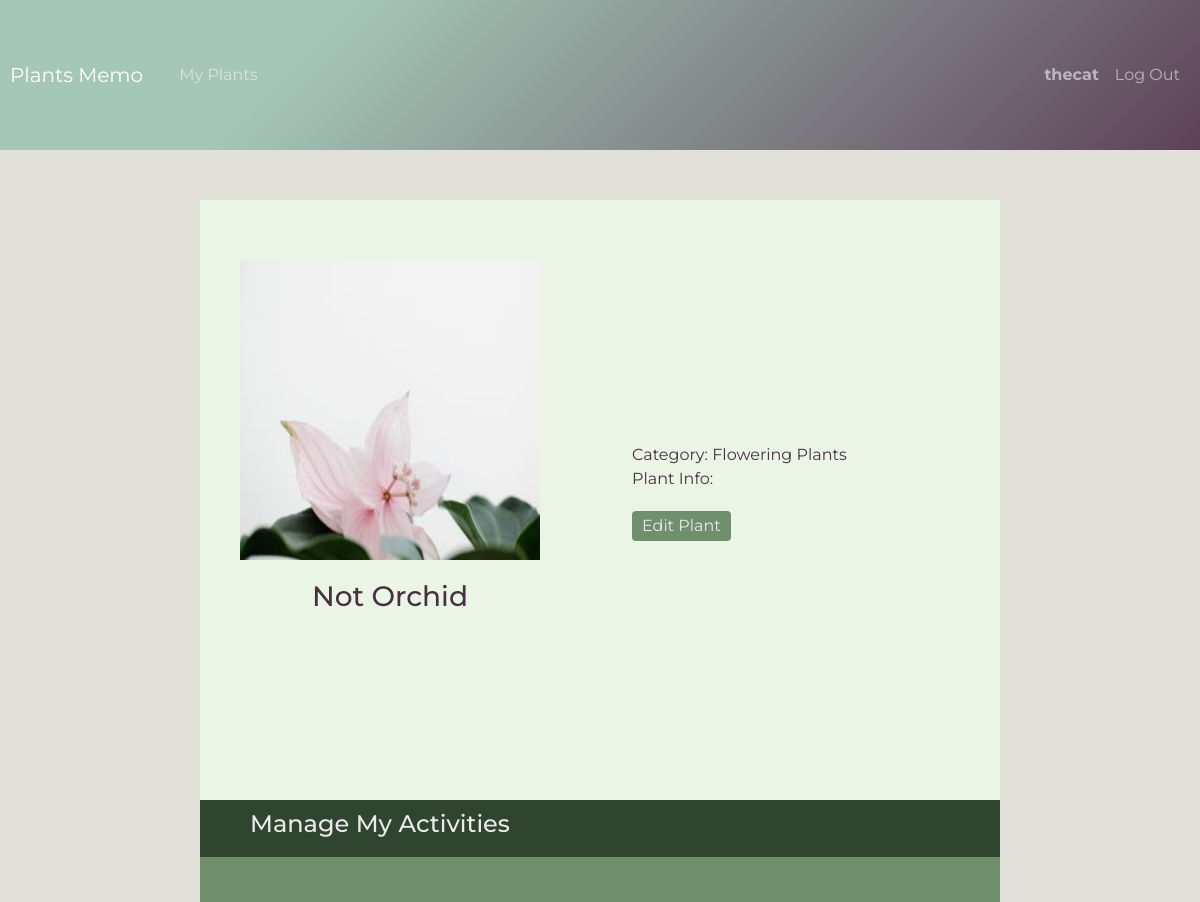
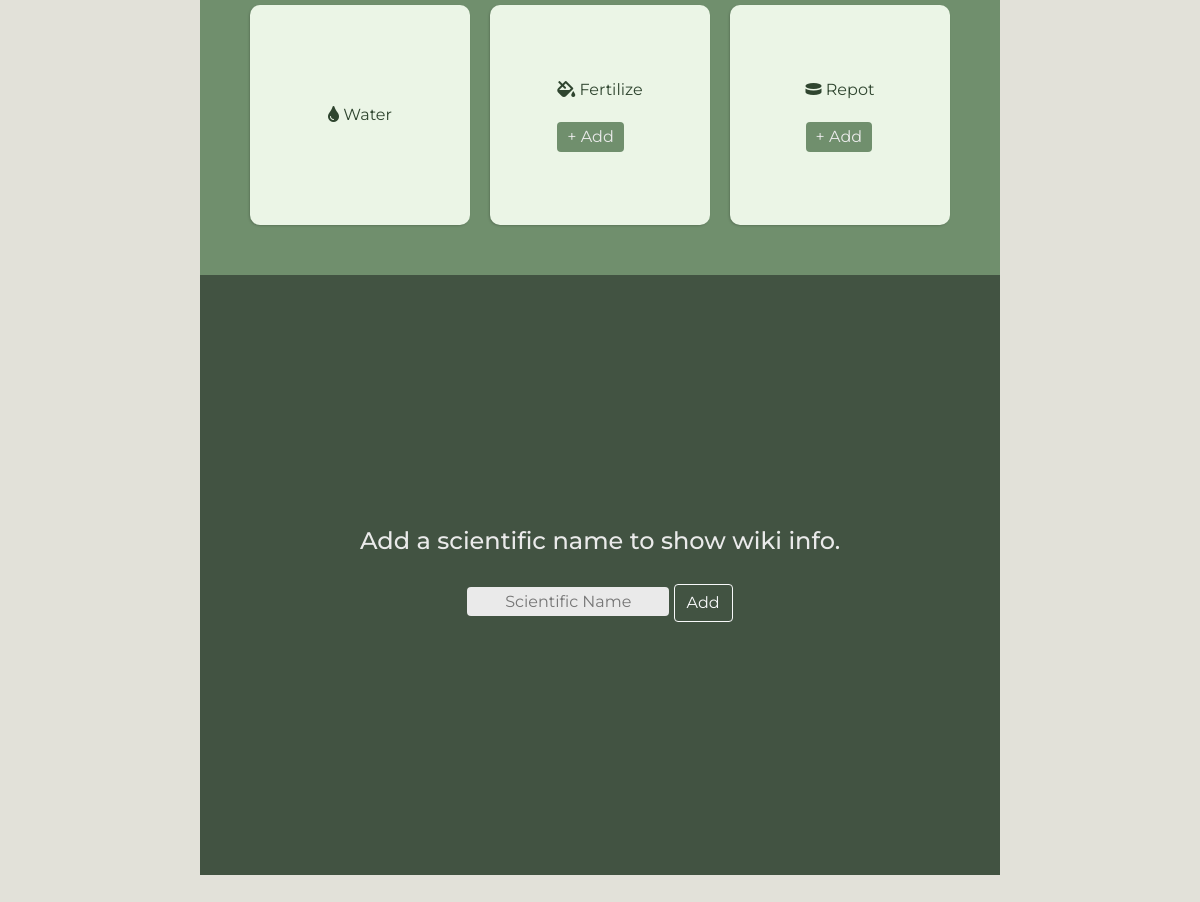
The page /plant/4 (signed in) on the database its author committed (2 pictures, top to bottom).
### plants/models.py (models this page shows, shortened)
class User(AbstractUser):
    def __str__(self):
        return self.username

class Plant(models.Model):
    owner = models.ForeignKey(User, on_delete=models.SET_NULL,
                              null=True, related_name='user_plants', blank=True)
    common_name = models.CharField(max_length=100)
    scientific_name = models.CharField(max_length=100, blank=True, null=True)
    category = models.CharField(max_length=30, choices=plant_categories, blank=True, null=True)
    info = models.TextField(blank=True, null=True)
    image = models.ImageField(upload_to="images/", default="default.jpeg")
    watering_period = models.IntegerField(
        default=7, validators=[MinValueValidator(1)])
    last_watered = models.DateField(default=timezone.now, validators=[
                                    MaxValueValidator(datetime.date.today)])
    def __str__(self):
        return self.common_name

### plants/views.py (the view)
# urls.py: path('plant/<int:plant_id>', views.plant, name='plant'),
@login_required
def plant(request, plant_id):
    try:
        plant = Plant.objects.get(pk=plant_id)
    except Plant.DoesNotExist:
        return JsonResponse({
            "error": "Plant not found."
        }, status=404)
    f = Fertilizing.objects.filter(plant=plant_id).first()
    r = Repotting.objects.filter(plant=plant_id).first()
    return render(request, "plants/plant.html", {
        'plant': plant,
        'f': f,
        'r': r,
    })

### plants/templates/plants/plant.html (shortened to what this page needs)
{% extends "plants/layout.html" %}
{% block content %}
<div class="main-container2">
    <div class="div-container">
        <div class="left-column">
            <div id='plantImgDiv'><img class='plantImg' src="{{ plant.image.url }}" alt="plant image"></div>
            <div id="cmNameDiv" data-name='{{ plant }}'><h3>{{ plant }}</h3></div>
        </div>
        <div class="right-column">
            <div>
                <ul>
                    <li id="categoryLi">Category: <span>{{ plant.category }}</span></li>
                    <li id="infoLi">Plant Info: </li>
                    <div class="margin-top-20">
                        <a href="{% url 'editform' plant.id %}" class="btn myBtn">Edit Plant</a>
                    </div>
                </ul>
            </div>
        </div>
    </div>
    <div class="div-container-title">
        <h4>Manage My Activities</h4>
    </div>
    <div class="div-container3">
        <div id="wateringDiv" data-plant="{{ plant.id }}"  class="activityDiv">
            <div id="w_general" class="activityGeneral">
                <div class="toolkit">
                </div>
                <div class="activityName"><i class="fas fa-tint"></i><span> Water</span></div>
            </div>
        </div>
        <div id="fertilizingDiv" data-plant="{{ plant.id }}" class="activityDiv">
            {% if f %}
                <div id="f_general" class="activityGeneral">
                    <div class="toolkit">
                        <button id="editFBtn"><i class="far fa-edit"></i></button>
                        <button id="deleteFBtn"><i class="fas fa-times"></i></button>
                    </div>
                    <div class="activityName"><i class="fas fa-fill-drip"></i><span> Fertilize</span></div>
                    <div class="activityInfo margin-top-20">
                        {% if f.fertilizer %}
                            <div><small>Fertilizer: {{ f.fertilizer }}</small></div>
                        {% endif %}
                        <div><small>Period: <span>{{ f.period }}</span> day(s)</small></div>
                        <div><small>Last fertilized: <span>{{ f.last_fertilized }}</span></small></div>
                    </div>
                </div>
                <div id="fFormEditDiv" style="display: none;">
                    <button id="quitFBtn" class="quitBtn"><i class="fas fa-times"></i></button>
                    <form id="f_form_edit" class="activityForm">
                        <div id="f_form_edit_render"></div>
                        <div class="form-group">
                            <button id="f_form_edit_btn" class="btn btn-sm myBtn" type="submit">Update</button>
                        </div>
                    </form>
                </div>
            {% else %}
                <div id="fDiv">
                    <div><i class="fas fa-fill-drip"></i><span> Fertilize</span></div>
                    <button id="addFBtn" class="margin-top-20 btn myBtn">+ Add</button>
                </div>
            {% endif %}
        </div>
        <div id="repottingDiv" data-plant="{{ plant.id }}" class="activityDiv">
            {% if r %}
                <div id="r_general" class="activityGeneral">
                    <div class="toolkit">
                        <button id="editRBtn"><i class="far fa-edit"></i></button>
                        <button id="deleteRBtn"><i class="fas fa-times"></i></button>
                    </div>
                    <div class="activityName"><i class="fas fa-hockey-puck"></i><span> Repot</span></div>
                    <div class="activityInfo margin-top-20">
                        <div><small>Period: <span>{{ r.period }}</span> year(s)</small></div>
                        <div><small>Last repotted: <span>{{ r.last_repotted }}</span></small></div>
                    </div>
                </div>
                <div id="rFormEditDiv" style="display: none;">
                    <button id="quitRBtn" class="quitBtn"><i class="fas fa-times"></i></button>
                    <form id="r_form_edit" class="activityForm">
                        <div id="r_form_edit_render"></div>
                        <div class="form-group">
                            <button id="r_form_edit_btn" class="btn btn-sm myBtn" type="submit">Update</button>
                        </div>
                    </form>
                </div>
            {% else %}
                <div id="rDiv">
                    <div><i class="fas fa-hockey-puck"></i><span> Repot</span></div>
                    <button id="addRBtn" class="margin-top-20 btn myBtn">+ Add</button>
                </div>
            {% endif %}
        </div>
    </div>
    <div class="div-container2">
        {% if plant.scientific_name %}
            <h1>{{ plant.scientific_name }}</h1>
            <div class="wikiSum">Fail to fetch wiki summary, please <a class="wiki_link" id="refresh">refresh</a>.</div>
        {% else %}
            <h4>Add a scientific name to show wiki info.</h4>
            <div>
                <input autofocus id="addNameInput" type="text" placeholder="Scientific Name">
                <button id="addNameBtn" data-plant="{{ plant.id }}" class="btn btn-outline-light">Add</button>
            </div>
        {% endif %}
    </div>
</div>
{% endblock %}

### plants/templates/plants/layout.html (shortened to what this page needs)
{% load static %}
<!DOCTYPE html>
<html lang="en">
<head>
    <link rel="stylesheet" href="https://cdnjs.cloudflare.com/ajax/libs/font-awesome/5.15.3/css/all.min.css">
    <link href="https://cdn.jsdelivr.net/npm/bootstrap@5.1.0/dist/css/bootstrap.min.css" rel="stylesheet"
>
    <link rel="stylesheet" href="{% static 'plants/style.css' %}">
</head>
<body>
    <nav class="mynavbar navbar navbar-expand-lg navbar-dark bg-dark">
        <a class="navbar-brand">Plants Memo</a>
        <div class="container-fluid">
            <ul class="navbar-nav mr-auto">
                {% if user.is_authenticated %}
                    <li class="nav-item">
                        <a href="{% url 'index' %}" class="nav-link">My Plants</a>
                    </li>
                {% endif %}
            </ul>
            <ul class="navbar-nav mr-auto">
                {% if user.is_authenticated %}
                    <li class="nav-item">
                        <a class="nav-link"><strong>{{ user.username }}</strong></a>
                    </li>
                    <li class="nav-item">
                        <a href="{% url 'logout' %}" class="nav-link">Log Out</a>
                    </li>
                {% endif %}
            </ul>
        </div>
    </nav>
    <div class="content">
        {% block content %}
        {% endblock %}
    </div>
</body>
</html>

### plants/static/plants/style.css (style rules this page uses)
body { background-color: #e2e1d9; overflow: auto; color:#463141; font-family: 'Raleway', sans-serif; font-family: 'Montserrat', sans-serif; }
ul { list-style: none; }
a { text-decoration: none; color:#7e978b; }
input, textarea { outline-style: none; }
.margin-top-20 { margin-top: 20px; }
.myBtn { padding: 3px 10px; border: none; background-color: rgb(112, 143,109); color: #eaeaea; }
.mynavbar { padding-left: 10px; background-color: #5d4257; background-image: linear-gradient(315deg, #5d4257 0%, #a5c7b7 74%); height: 150px; color: #eaeaea; }
.main-container2 { width: 800px; margin: 0 auto; padding-top: 50px; padding-bottom: 50px; }
.div-container { background-color: rgb(235, 245,230); padding: 20px; height: 600px; display: flex; }
.left-column { justify-content: center; padding: 20px; text-align: center; }
.right-column { margin-left: 40px; display: flex; flex-direction: column; justify-content: center; align-items: center; }
.plantImg { display: block; margin: 20px auto; height: 300px; width: 300px; }
.div-container-title { background-color: rgb(47, 69, 47); color: #eaeaea; padding: 10px 50px; justify-content: center; }
.div-container3 { background-color: rgb(112, 143,109); color:#eaeaea; padding: 50px 20px; display: grid; grid-template-columns: repeat(auto-fit, 220px); justify-content: center; gap: 20px; }
.activityDiv { box-shadow: -1px 1px 3px -1px rgba(0, 0, 0, 0.35); height: 220px; background-color: rgb(235, 245,230); color: rgb(47, 69, 47); overflow: scroll; position: relative; border-radius: 10px; display: flex; flex-direction: column; align-items: center; justify-content: center; }
.activityGeneral { display: flex; flex-direction: column; align-items: center; justify-content: center; }
.toolkit { position: absolute; top: 5px; right: 10px; }
.div-container2 { background-color: rgb(66, 83,66); height: 600px; display: flex; flex-direction: column; align-items: center; justify-content: center; row-gap: 20px; color: #eaeaea; }
.div-container2 input { padding: 5px; outline-style: none; border-radius: 4px; border: none; line-height: 10px; background-color: #eaeaea; text-align: center; }

### rows shown on the page
User: username "thecat"
Plant: image (picture), common_name "Not Orchid", category "Flowering Plants"
